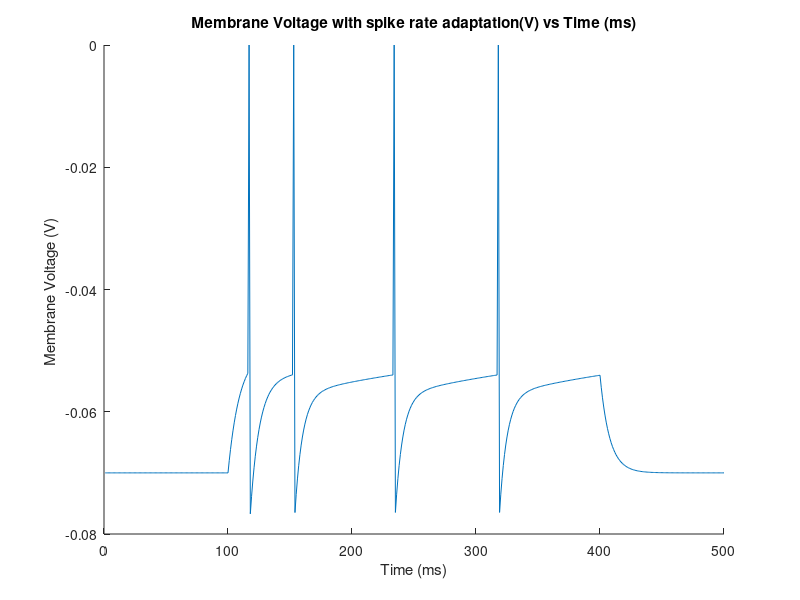

MATLAB code to generate this figure:
% From Question
Vrest = -70E-3; % Resting Voltage
R_m = 10E6;  % Membrane Resistance 
tao = 10E-3; % Time Constant of membrane
Vm = -70E-3; % Membrane Voltage
Vth = -54E-3; % Threshold Voltage
Vreset = -80E-3;  % Reset Voltage once spiked
time = 0.5;  % Duration of simulation (s)

% Chosen values
Vspike = 0;  % Spiking voltage
dt = 1E-3; % Time Step 
I_max = 2E-9; % Applied current 

% sra value from question 
tao_sra = 100E-3; % Time Constant for Spike rate Adaptation
dg_sra = 0.3; % SRA increment value
V_k = -70E-3; % Comparison voltage for SRA (equilibrium point)
r_sra = 1; % Resistance value for SRA (considered in tao_sra)
g_sra_init = 0;  % initial value for g
g_sra = g_sra_init; % Current g value in Euler iterations 

iterations =  time/dt;

% Create current vector
I = zeros(iterations, 1); 
% Apply step function current for middle 300ms 
I(0.2* iterations + 1 : 0.8 * iterations) = I_max; 


% iterate through phase timesteps
for n= 1:iterations 

    % Manual Spikes 
    if Vm >= Vth
        % Set Spike in plot vector but reset voltage underneath
        V(n, 1) = Vspike; % Add spike to plot vector 
        Vm = Vreset;
        % increment g_sra
        g_sra += dg_sra; 

    % Use the membrane equation
    else 
        % Update Vm via equation
        dv = (1/tao) * ((-1* Vm) + Vrest + R_m*I(n,1) - g_sra * r_sra * (Vm - V_k) ) * dt ; 
        Vm = Vm + dv; % Euler Increment
        
        % Spike rate adaptation variable updates
        dg = (-1 * g_sra/tao_sra) * dt;
        g_sra = g_sra + dg; % add sra decay to g_sra
        V(n, 1) = Vm; % Add voltage to plot vector 
    end 
end

hold on 
xlabel('Time (ms)')
ylabel('Membrane Voltage (V) ')
title('Membrane Voltage with spike rate adaptation(V) vs Time (ms)')
plot(V); 
hold off

